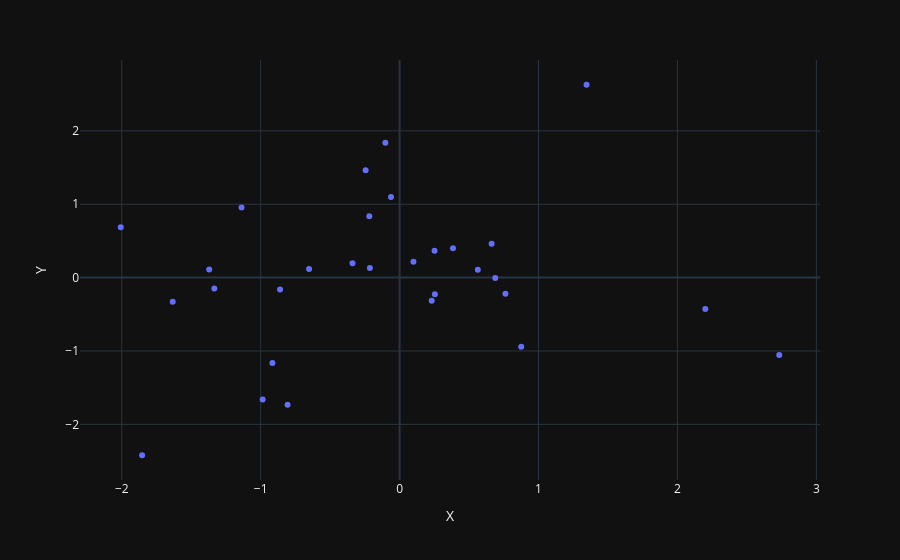

The notebook cell this image was saved under:
### Markdown cell above
Here is a plot of the points:

### Code cell
fig = px.scatter(dfPoints, x="X", y="Y", template="plotly_dark")
fig.show()

### Figure 1 — Plotly figure (JSON) as saved in the notebook; plotly's stock layout.template omitted (floating-point values rounded to 4 significant figures)
{"data": [{"hovertemplate": "X=%{x}<br>Y=%{y}<extra></extra>", "legendgroup": "", "marker": {"color": "#636efa", "symbol": "circle"}, "mode": "markers", "name": "", "orientation": "v", "showlegend": false, "type": "scatter", "x": [-1.853, -0.6514, 0.5631, 0.6888, -0.2138, -1.138, 0.6625, -2.007, 0.2312, -0.8605, 2.201, -0.8063, 0.3844, 2.733, -0.9154, -0.9856, 0.8756, -0.3391, -0.2444, 0.09969, 1.346, -0.06171, 0.7621, -0.1025, -1.633, -1.333, 0.2539, 0.2517, -0.2178, -1.371], "xaxis": "x", "y": [-2.421, 0.1191, 0.1073, -0.006726, 0.1299, 0.9556, 0.46, 0.6874, -0.3149, -0.1635, -0.4264, -1.734, 0.3992, -1.056, -1.163, -1.662, -0.9427, 0.1952, 1.463, 0.2173, 2.629, 1.101, -0.2213, 1.839, -0.3293, -0.1493, -0.2261, 0.3672, 0.8363, 0.1093], "yaxis": "y"}], "layout": {"legend": {"tracegroupgap": 0}, "margin": {"t": 60}, "xaxis": {"anchor": "y", "domain": [0, 1], "title": {"text": "X"}}, "yaxis": {"anchor": "x", "domain": [0, 1], "title": {"text": "Y"}}}}
